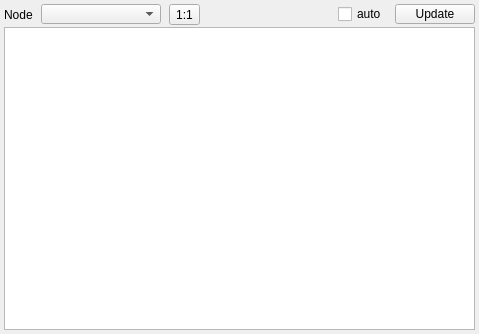
<?xml version="1.0" encoding="UTF-8"?>
<ui version="4.0">
 <class>imageViewWidget</class>
 <widget class="QWidget" name="imageViewWidget">
  <property name="geometry">
   <rect>
    <x>0</x>
    <y>0</y>
    <width>479</width>
    <height>334</height>
   </rect>
  </property>
  <property name="windowTitle">
   <string>ImageView</string>
  </property>
  <layout class="QGridLayout" name="gridLayout" rowstretch="0,1">
   <property name="horizontalSpacing">
    <number>4</number>
   </property>
   <property name="verticalSpacing">
    <number>2</number>
   </property>
   <property name="margin">
    <number>4</number>
   </property>
   <item row="0" column="0">
    <layout class="QHBoxLayout" name="horizontalLayout" stretch="0,0,0,1,0,0">
     <property name="spacing">
      <number>8</number>
     </property>
     <property name="leftMargin">
      <number>0</number>
     </property>
     <property name="rightMargin">
      <number>0</number>
     </property>
     <item>
      <widget class="QLabel" name="label">
       <property name="text">
        <string>Node</string>
       </property>
      </widget>
     </item>
     <item>
      <widget class="QComboBox" name="selector">
       <property name="minimumSize">
        <size>
         <width>120</width>
         <height>20</height>
        </size>
       </property>
       <property name="maximumSize">
        <size>
         <width>16777215</width>
         <height>20</height>
        </size>
       </property>
       <property name="frame">
        <bool>true</bool>
       </property>
      </widget>
     </item>
     <item>
      <widget class="QToolButton" name="btn_reset">
       <property name="toolTip">
        <string>Reset zoom</string>
       </property>
       <property name="text">
        <string>1:1</string>
       </property>
      </widget>
     </item>
     <item>
      <spacer name="horizontalSpacer">
       <property name="orientation">
        <enum>Qt::Horizontal</enum>
       </property>
       <property name="sizeHint" stdset="0">
        <size>
         <width>68</width>
         <height>20</height>
        </size>
       </property>
      </spacer>
     </item>
     <item>
      <widget class="QCheckBox" name="chk_auto">
       <property name="text">
        <string>auto</string>
       </property>
      </widget>
     </item>
     <item>
      <widget class="QPushButton" name="btn_render">
       <property name="maximumSize">
        <size>
         <width>16777215</width>
         <height>20</height>
        </size>
       </property>
       <property name="text">
        <string>Update</string>
       </property>
      </widget>
     </item>
    </layout>
   </item>
   <item row="1" column="0">
    <widget class="ImageView" name="imageArea"/>
   </item>
  </layout>
 </widget>
 <customwidgets>
  <customwidget>
   <class>ImageView</class>
   <extends>QGraphicsView</extends>
   <header>gfx/imageView</header>
   <slots>
    <slot>resetZoom()</slot>
   </slots>
  </customwidget>
 </customwidgets>
 <resources/>
 <connections>
  <connection>
   <sender>btn_render</sender>
   <signal>clicked()</signal>
   <receiver>imageViewWidget</receiver>
   <slot>updateViewer()</slot>
   <hints>
    <hint type="sourcelabel">
     <x>264</x>
     <y>23</y>
    </hint>
    <hint type="destinationlabel">
     <x>233</x>
     <y>249</y>
    </hint>
   </hints>
  </connection>
  <connection>
   <sender>btn_reset</sender>
   <signal>clicked()</signal>
   <receiver>imageArea</receiver>
   <slot>resetZoom()</slot>
   <hints>
    <hint type="sourcelabel">
     <x>229</x>
     <y>19</y>
    </hint>
    <hint type="destinationlabel">
     <x>239</x>
     <y>278</y>
    </hint>
   </hints>
  </connection>
 </connections>
 <slots>
  <slot>updateViewer()</slot>
 </slots>
</ui>
